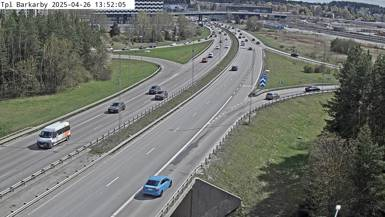
#> input picture images/Tpl_Barkarby_20250426_135433.jpg, 385 x 217 px; its folder holds only this picture in this run
$ python main.py
#> lines starting #> are read from the running program, lines starting #| are printed output that depends on the picture
import os
from skimage import io, color, filters
import numpy as np

# Make sure the 'images' folder exists
folder_path = os.path.abspath(os.path.join(
    os.path.dirname(__file__), 'images'))

# Now check if the path exists
if not os.path.exists(folder_path):
    print(f"Folder not found: {folder_path}")
    exit(1)

# List all images
image_files = [file for file in os.listdir(
    folder_path) if file.endswith(('.jpg', '.png', '.jpeg'))]

# Threshold for traffic jam detection
# TODO: Find average traffic score from the images
THRESHOLD = 15000

for filename in image_files:
    image_path = os.path.join(folder_path, filename)
    image = io.imread(image_path)
#> image is the input picture: shape (217, 385, 3); mean R, G, B 111.3, 114.1, 108.4

    gray_image = color.rgb2gray(image)
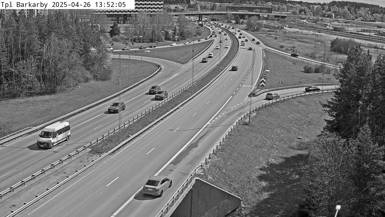
#> gray_image: shape (217, 385) float64; min 0, max 1, mean 0.443
    edges = filters.sobel(gray_image)
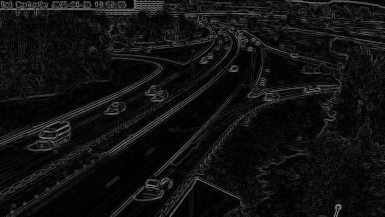
#> edges: shape (217, 385) float64; min 0, max 0.539, mean 0.0673
    traffic_score = np.sum(edges > 0.1)
#> traffic_score = 16933

    print(f"Image: {filename}")
    print(f"Traffic score: {traffic_score}")
#| Traffic score: 16933

    if traffic_score > THRESHOLD:
        print("There is more traffic than usual\n")
    else:
        print("There is less traffic than usual\n")
